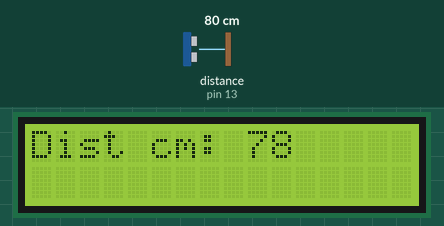
This sketch was run on a simulated Arduino Uno, built with avr-gcc and run on an emulated ATmega328P. Parts: 16×2 character LCD. Wiring (inferred from the names in the program): ultrasonic range finder: trigger pin 12; echo pin 13. Inputs (shaded band) come from the test bench; at power-on: distance to the obstacle (sensor on pin 13) 80 cm. The echo pulse lasts 58.3 µs per cm; what the sketch prints to the serial monitor is not drawn.

Above: at 1.2 s.
1.3 s: distance to the obstacle (sensor on pin 13) set to 2 cm
At 2.4 s:
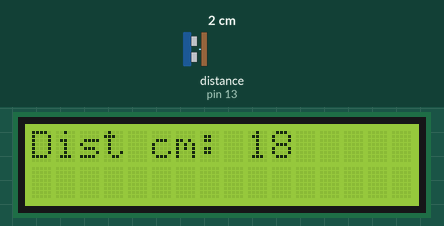
2.8 s: distance to the obstacle (sensor on pin 13) set to 4 cm
At 4.0 s:
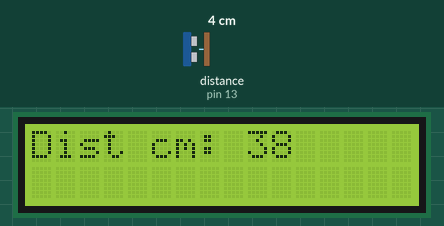
4.3 s: distance to the obstacle (sensor on pin 13) set to 9 cm
At 5.1 s:
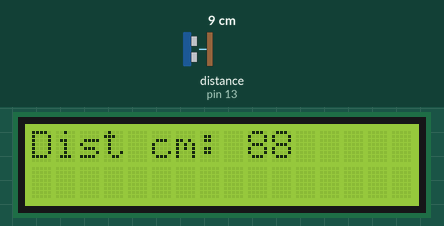
5.8 s: distance to the obstacle (sensor on pin 13) set to 18 cm
At 6.1 s:
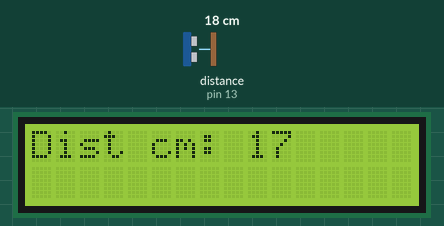
Timing chart, 0 to 8.3 s (numbered marks = the images above; inputs shaded):
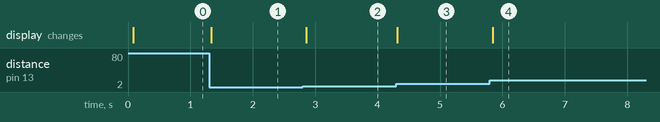

Measured:
- after the input at 1.3 s, the display: changes at once (image 1)
- after the input at 2.8 s, the display: changes after 0.05 s (image 2)
- after the input at 4.3 s, the display: changes at once (image 3)
- after the input at 5.8 s, the display: changes at once (image 4)

The sketch:

DistanceSensor1.3.ino
```cpp
#include <Wire.h>
#include <LiquidCrystal_I2C.h>
LiquidCrystal_I2C lcd2(0x3F, 16, 2);//distance LCD

//HC-SR04 Distance Sensor
#define echoPin 13         //pin D13 on Arduino
#define trigPin 12         //pin D13 on Arduino


//Defining Variables
long duration;            // variable for duration of sound wave from HC-SR04
long distance_cm = 0;     // distance read in cm.

void setup()
{
  // put your setup code here, to run once:

  // initializing LCD Display
  lcd2.begin();
  lcd2.backlight();
  lcd2.clear();

  //Seting pins on HC-SR04
  Serial.begin(9600);        // Serial Communication is starting with 9600 of baudrate speed

  // Setting Pins on HC-SR04 Sensor
  pinMode(trigPin, OUTPUT);
  pinMode(echoPin,INPUT);

}

void loop()
{
  // put your main code here, to run repeatedly:
  // finding duration of sound wave
  duration = sensorRead(); //calls sensorRead Function

  //calculating the distance
  distance_cm = (duration) * (0.0340 / 2); //speed of sound wave 340m/s  // divided by 2 (go and back)
  if(distance_cm > 300)
  {
    distance_cm = 300;
  }

  //sending to Serial Monitor
  // MATLAB reads from Serial Monitor
  Serial.write(distance_cm);

  // disp on LCD
  lcd2.setCursor(0,0);
  lcd2.print("Dist cm: ");
  lcd2.print(distance_cm);
  delay(50);
}

long sensorRead()
{

  //clear trig pin
    digitalWrite(trigPin,LOW);
    delayMicroseconds(2);

  //sets the TrigPin HiGh (active) for 10 microseconds
    digitalWrite(trigPin,HIGH);
    delayMicroseconds(10);
    digitalWrite(trigPin,LOW);

  //Reads the echopin
  //***Returns the Soundwave travel time in miscroseconds***
    duration = pulseIn(echoPin,HIGH);

    return duration;
}
```
